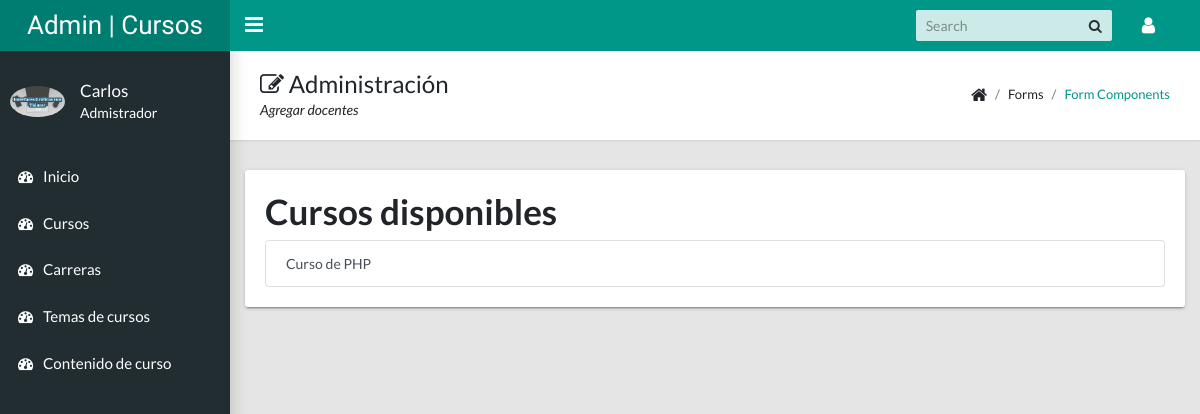
The page /admin/vistaAgregarContenido.php (signed in) on the database as committed earlier.
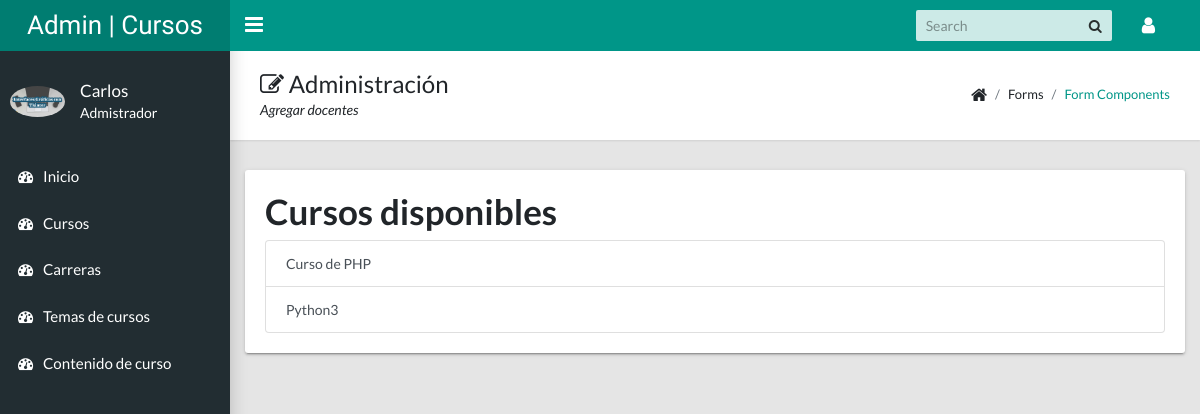
The same page on the database as committed later.
### tables this page shows
CREATE TABLE `curso` (
  `Id` int(11) NOT NULL,
  `Nombre` varchar(50) NOT NULL,
  `Descripcion` varchar(100) NOT NULL,
  `Fecha` varchar(50) NOT NULL,
  `DuracionCurso` int(11) NOT NULL,
  `Precio` decimal(11,0) NOT NULL,
  `Imagen` varchar(50) NOT NULL,
  `Id_Docente` int(11) NOT NULL,
  `Id_Carrera` int(11) NOT NULL
);

### admin/modulos/contenidoCurso.php (called while the page is built, shortened)
<?php
include_once "../config/conexion.php";
$video = isset($_FILES['video']['name']) ? $_FILES['video']['name'] : "";
print_r($video);
$sql = "SELECT * FROM curso ORDER BY Id ASC";
$sentencia = $pdo->prepare($sql);
$sentencia->execute();
$resultado = $sentencia->fetchAll(PDO::FETCH_ASSOC);
?>

### admin/vistaAgregarContenido.php (the view)
<?php
include_once "templates/header.php";
include_once "templates/sidebar.php";
include_once "modulos/contenidoCurso.php";
?>
<main class="app-content">
    <div class="app-title">
        <div>
            <h1><i class="fa fa-edit"></i> Administración</h1>
            <p>Agregar docentes</p>
        </div>
        <ul class="app-breadcrumb breadcrumb">
            <li class="breadcrumb-item"><i class="fa fa-home fa-lg"></i></li>
            <li class="breadcrumb-item">Forms</li>
            <li class="breadcrumb-item"><a href="#">Form Components</a></li>
        </ul>
    </div>
    <div class="row">
        <div class="col-md-12 tile">
            <h1>Cursos disponibles</h1>
            <div class="list-group">
                <?php foreach($resultado as $curso) :?>
                <a href="vistaContenido.php?id=<?php echo $curso['Id'] ?>" class="list-group-item list-group-item-action">
                    <?php echo $curso['Nombre']; ?>
                </a>
                <?php endforeach?>
            </div>
        </div>
    </div>
</main>
<?php include_once "templates/footer.php"; ?>

### admin/templates/header.php (shortened to what this page needs)
<!DOCTYPE html>
<html lang="es">
    <head>
        <link rel="stylesheet" type="text/css" href="./recursos/css/main.css">
        <link rel="stylesheet" type="text/css" href="https://maxcdn.bootstrapcdn.com/font-awesome/4.7.0/css/font-awesome.min.css">
    </head>
    <body class="app sidebar-mini">
        <header class="app-header"><a class="app-header__logo" href="index.html">Admin | Cursos</a>
            <a class="app-sidebar__toggle" href="#" data-toggle="sidebar" aria-label="Hide Sidebar"></a>
            <ul class="app-nav">
                <li class="app-search">
                    <input class="app-search__input" type="search" placeholder="Search">
                    <button class="app-search__button"><i class="fa fa-search"></i></button>
                </li>
                <li class="dropdown"><a class="app-nav__item" href="#" data-toggle="dropdown" aria-label="Open Profile Menu"><i class="fa fa-user fa-lg"></i></a>
                </li>
            </ul>
        </header>

### admin/templates/sidebar.php (shortened to what this page needs)
<aside class="app-sidebar">
    <div class="app-sidebar__user"><?php if(isset($_SESSION['admin'])):?><img style="width: 55px" class="app-sidebar__user-avatar" src="./recursos/images/fotoDocente/<?php echo $_SESSION['admin']['Foto']; ?>" alt="User Image"><?php else:?><img style="width: 55px" class="app-sidebar__user-avatar bg-light" src="./recursos/images/fotoDocente/linux-logo.png" alt="User Image">
        <?php endif?>
        <div>
            <p class="app-sidebar__user-name"><?php if(isset($_SESSION['admin'])) { ?>
                <?php echo $_SESSION['admin']['Nombres']; ?>
                <?php }else{ ?>
                <?php echo $_SESSION['adminPrincipal']['Nombres']; ?>
                <?php } ?>
            </p>
            <p class="app-sidebar__user-designation">Admistrador</p>
        </div>
    </div>
    <ul class="app-menu">
        <li><a class="app-menu__item" href="home.php"><i class="app-menu__icon fa fa-dashboard"></i><span class="app-menu__label">Inicio</span></a>
        </li>
        <?php if(!isset($_SESSION['adminPrincipal'])):?>
        <li><a class="app-menu__item" href="vistaCurso.php"><i class="app-menu__icon fa fa-dashboard"></i><span class="app-menu__label">Cursos</span></a>
        </li>
        <?php endif?>
        <li><a class="app-menu__item" href="vistaCarrera.php"><i class="app-menu__icon fa fa-dashboard"></i><span class="app-menu__label">Carreras</span></a>
        </li>
        <?php if(!isset($_SESSION['adminPrincipal'])):?>
        <li><a class="app-menu__item" href="vistaAgregarTemas.php"><i class="app-menu__icon fa fa-dashboard"></i><span class="app-menu__label">Temas de cursos</span></a>
        </li>
        <li><a class="app-menu__item" href="vistaAgregarContenido.php"><i class="app-menu__icon fa fa-dashboard"></i><span class="app-menu__label">Contenido de curso</span></a>
        </li>
        <?php endif?>
    </ul>
</aside>

### admin/templates/footer.php (shortened to what this page needs)
</body>
</html>

Rows that differ between the two databases and show on the page:
added curso: Nombre "Python3"
